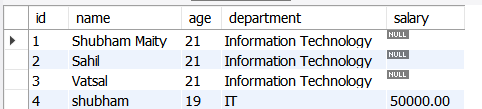
#> input picture RestroStats_backend/assets/db.png, 482 x 109 px, found by its file name
$ python table.py
#> lines starting #> are read from the running program, lines starting #| are printed output that depends on the picture; after the words box and inside, x2 and y2 are one past the last pixel; in counts of white or black regions, pixels touching at a corner belong together
import cv2
import pytesseract
import numpy as np
import pandas as pd

# Set Tesseract OCR path (Windows users may need this)
pytesseract.pytesseract.tesseract_cmd = r"C:\Program Files\Tesseract-OCR\tesseract.exe"

def preprocess_image(image_path):
    """ Preprocess the image: Convert to grayscale, apply thresholding """
#> called with image_path = 'db.png'
    img = cv2.imread(image_path)
#> img is the input picture: shape (109, 482, 3); mean B, G, R 234.3, 231.3, 229.6
    gray = cv2.cvtColor(img, cv2.COLOR_BGR2GRAY)
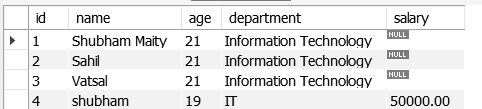
#> gray: shape (109, 482); min 0, max 255, mean 231.1

    # Apply adaptive thresholding
    thresh = cv2.adaptiveThreshold(gray, 255, cv2.ADAPTIVE_THRESH_GAUSSIAN_C,
                                   cv2.THRESH_BINARY, 11, 2)
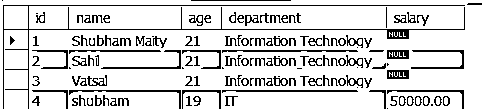
#> thresh: shape (109, 482); 84.4% white; black in thin lines or dots

    # Invert colors (tables are usually black text on white background)
    thresh = cv2.bitwise_not(thresh)
#> thresh: shape (109, 482); 15.6% white in thin lines or dots

    return img, thresh

def detect_table_cells(thresh):
    """ Detect table structure using OpenCV contours """
    contours, _ = cv2.findContours(thresh, cv2.RETR_EXTERNAL, cv2.CHAIN_APPROX_SIMPLE)
#> contours = 143 contours, 81 with area under 20; largest, box (x1, y1, x2, y2) and area: (3, 5, 465, 109) 799, (387, 70, 409, 79) 168, (387, 50, 409, 59) 168, (411, 50, 464, 69) 128, (222, 90, 358, 93) 125

    cell_boxes = []
    for cnt in contours:
        x, y, w, h = cv2.boundingRect(cnt)
        if w > 30 and h > 20:  # Filter small noise
            cell_boxes.append((x, y, w, h))
#> this loop made 143 passes
#> (x, y, w, h) on passes 1, 3, 4, 5, 6, 7, 8, 9, 10, 11, 12, 13: (387, 108, 1, 1), (118, 98, 11, 8), (110, 98, 7, 8), (87, 98, 6, 8), (72, 98, 6, 8), (443, 96, 7, 10), (434, 96, 8, 10), (423, 96, 7, 10), (415, 96, 7, 10), (407, 96, 7, 10), (399, 96, 7, 10), (390, 96, 8, 10)
#> (cnt, x, y, w, h) on passes 2, 39, 50, 51, 53, 54: ([[431, 104], [431, 105], [432, 105], [432, 104]], 431, 104, 2, 2), ([[278, 76], [279, 76]], 278, 76, 2, 1), ([[387, 70], [387, 78], [408, 78], [408, 70]], 387, 70, 22, 9), ([[297, 68], [301, 68]], 297, 68, 5, 1), ([[222, 67], [222, 68], [223, 68]], 222, 67, 2, 2), ([[182, 67], [182, 68], [183, 68]], 182, 67, 2, 2)
#> after the loop, cell_boxes = [(3, 5, 462, 104)]

    # Sort boxes by position (top to bottom, left to right)
    cell_boxes = sorted(cell_boxes, key=lambda b: (b[1], b[0]))

    return cell_boxes

def extract_text_from_cells(image, cell_boxes):
    """ Extract text from each detected cell using OCR """
    extracted_data = []

    for (x, y, w, h) in cell_boxes:
        cell_img = image[y:y+h, x:x+w]

        # Preprocess cell for better OCR accuracy
        cell_gray = cv2.cvtColor(cell_img, cv2.COLOR_BGR2GRAY)
        cell_thresh = cv2.threshold(cell_gray, 0, 255, cv2.THRESH_BINARY + cv2.THRESH_OTSU)[1]

        # Extract text
        text = pytesseract.image_to_string(cell_thresh, config='--psm 6').strip()
        extracted_data.append(text)
#> this loop made 1 pass
#> pass 1, in extract_text_from_cells, `cell_img = image[y:y+h, x:x+w]`:
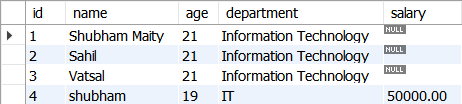
#> cell_img: shape (104, 462, 3); mean B, G, R 233.1, 230, 228.1
#> pass 1, in extract_text_from_cells, `cell_gray = cv2.cvtColor(cell_img, cv2.COLOR_BGR2GRAY)`:
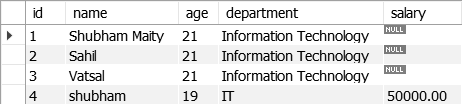
#> cell_gray: shape (104, 462); min 0, max 255, mean 229.7
#> pass 1, in extract_text_from_cells, `cell_thresh = cv2.threshold(cell_gray, 0, 255, cv2.THRESH_BINARY + cv2..`:
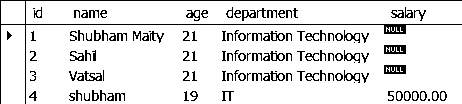
#> cell_thresh: shape (104, 462); 88.6% white; black in thin lines or dots
#> after the loop, extracted_data = []

    return extracted_data

def convert_to_dataframe(cell_boxes, extracted_data):
    """ Convert the extracted data into a structured Pandas DataFrame """
    num_columns = len(set(x for x, y, w, h in cell_boxes))  # Estimate columns count
    rows = [extracted_data[i:i+num_columns] for i in range(0, len(extracted_data), num_columns)]

    df = pd.DataFrame(rows)
    return df

# Main execution
image_path = "db.png"  # Change this to your table image path

# Step 1: Preprocess image
original_img, thresh_img = preprocess_image(image_path)

# Step 2: Detect table cells
cell_boxes = detect_table_cells(thresh_img)

# Step 3: Extract text from detected cells
#> (the run stopped early here; a loop or call above may not have finished)

$ run again, with RestroStats_backend/assets/images.png copied over RestroStats_backend/assets/db.png
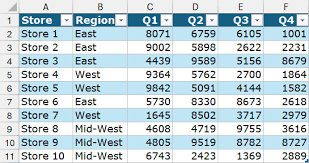
#> input picture RestroStats_backend/assets/images.png, 309 x 163 px, found by its file name
#> in preprocess_image, img is the input picture: shape (163, 309, 3); mean B, G, R 219.7, 212.9, 196.6
#> in preprocess_image, `thresh = cv2.adaptiveThreshold(gray, 255, cv2.ADAPTIVE_THRESH_GAUSSIAN..`:
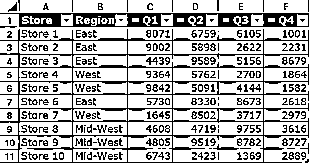
#> thresh: shape (163, 309); 71.9% white; black in thin lines or dots
#> contours = 82 contours, 64 with area under 20; largest, box (x1, y1, x2, y2) and area: (0, 29, 309, 163) 32221, (0, 13, 309, 27) 3758, (28, 30, 38, 38) 34, (288, 30, 294, 38) 27, (249, 30, 255, 38) 27
#> the loop in detect_table_cells, `for cnt in contours:` made 82 passes
#> (x, y, w, h) on passes 1, 2, 3, 4, 5, 6, 7, 9: (305, 159, 4, 4), (10, 153, 3, 7), (5, 153, 3, 7), (301, 152, 5, 8), (295, 152, 5, 8), (288, 152, 6, 8), (282, 152, 6, 8), (300, 143, 9, 11)
#> after the loop in detect_table_cells, `for cnt in contours:`: cell_boxes = [(0, 29, 309, 134)]
#> the loop in extract_text_from_cells, `for (x, y, w, h) in cell_boxes:` made 1 pass
#> pass 1, in extract_text_from_cells, `cell_thresh = cv2.threshold(cell_gray, 0, 255, cv2.THRESH_BINARY + cv2..`:
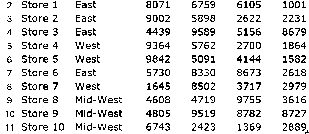
#> cell_thresh: shape (134, 309); 88.6% white; black in thin lines or dots
#> after the loop in extract_text_from_cells, `for (x, y, w, h) in cell_boxes:`: extracted_data = []

$ run again, with RestroStats_backend/assets/images1.png copied over RestroStats_backend/assets/db.png
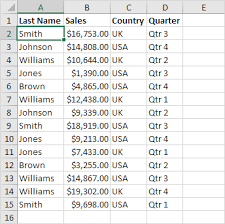
#> input picture RestroStats_backend/assets/images1.png, 225 x 224 px, found by its file name
#> in preprocess_image, img is the input picture: shape (224, 225, 3); mean B, G, R 234.7, 234.9, 234.5
#> in preprocess_image, `thresh = cv2.adaptiveThreshold(gray, 255, cv2.ADAPTIVE_THRESH_GAUSSIAN..`:
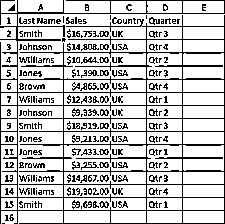
#> thresh: shape (224, 225); 77.5% white; black in thin lines or dots
#> contours = 74 contours, 66 with area under 20; largest, box (x1, y1, x2, y2) and area: (0, 0, 225, 224) 38928, (81, 44, 99, 51) 42, (99, 31, 109, 37) 36, (100, 44, 109, 50) 34, (149, 17, 160, 25) 32, (33, 45, 47, 50) 30, (112, 17, 122, 24) 22, (37, 18, 47, 24) 20
#> the loop in detect_table_cells, `for cnt in contours:` made 74 passes
#> (x, y, w, h) on passes 2 to 9: (5, 215, 4, 6), (9, 214, 5, 7), (33, 84, 12, 6), (28, 84, 4, 6), (25, 84, 2, 6), (19, 83, 5, 7), (33, 71, 9, 6), (28, 71, 4, 5)
#> after the loop in detect_table_cells, `for cnt in contours:`: cell_boxes = [(0, 0, 225, 224)]
#> the loop in extract_text_from_cells, `for (x, y, w, h) in cell_boxes:` made 1 pass
#> pass 1, in extract_text_from_cells, `cell_thresh = cv2.threshold(cell_gray, 0, 255, cv2.THRESH_BINARY + cv2..`:
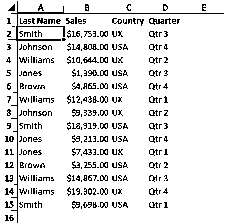
#> cell_thresh: shape (224, 225); 89.5% white; black in thin lines or dots
#> after the loop in extract_text_from_cells, `for (x, y, w, h) in cell_boxes:`: extracted_data = []
